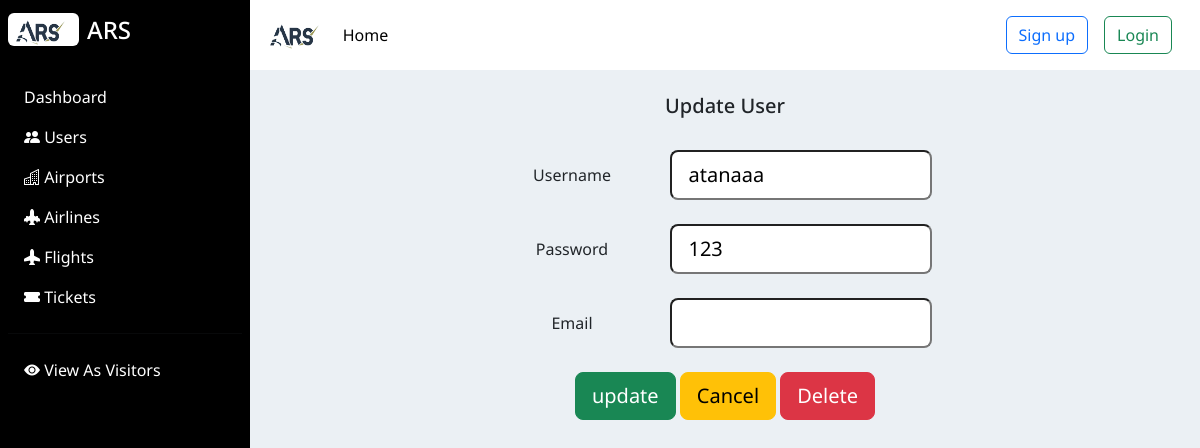
Page /src/auth/update.php?id=1005 on the earlier database version.
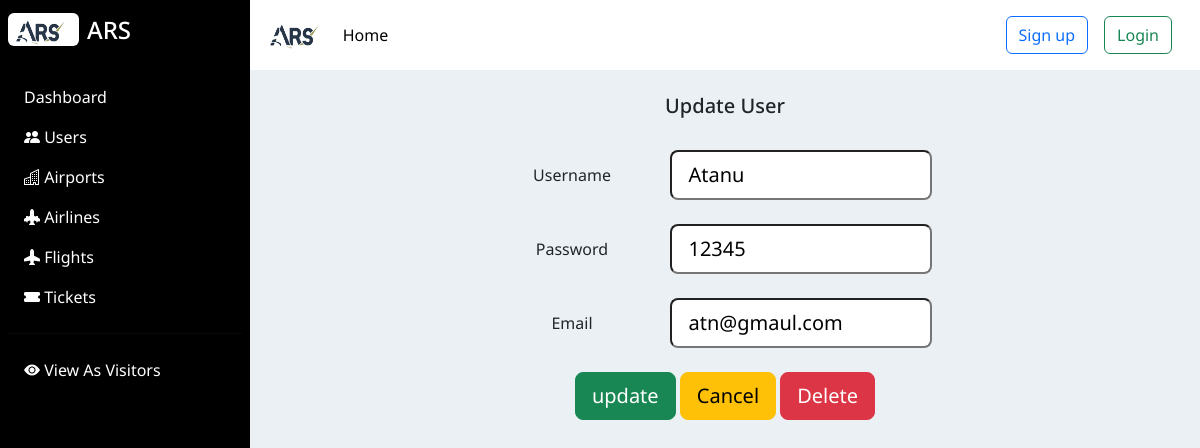
Same page on the later database version.
### tables this page shows
CREATE TABLE `user` (
  `id` int(11) NOT NULL,
  `username` varchar(50) NOT NULL,
  `password` varchar(30) NOT NULL,
  `email` varchar(50) NOT NULL,
  `passport` varchar(30) NOT NULL
);

### src/db/database.php (called while the page is built, shortened)
<?php
class Database
{
  public $host    = DB_HOST;
  public $user    = DB_USER;
  public $pass    = DB_PASS;
  public $dbname  = DB_NAME;
  public $connection;
  private function connectDB()
  {
    $this->connection = new mysqli(
      $this->host,
      $this->user,
      $this->pass,
      $this->dbname
    );
  }
  public function select($sqlQuery)
  {
    $result = $this->connection->query($sqlQuery) or
      die($this->connection->error . __LINE__);
    if ($result->num_rows > 0) {
      return $result;
    } else
      return false;
  }
}

### src/auth/update.php (the view, shortened to what this page needs)
<?php
include "./../inc/header.php";
require_once(__DIR__ . '/../db/database.php');
?>
<?php
$db = new Database();
$id = $_GET['id'];
$sqlFindUser = "SELECT * FROM user where user.id=$id";
$userData = $db->select($sqlFindUser)->fetch_assoc();
?>
<body>
  <div class="main-container d-flex">
    <?php
    include_once "../inc/sidebar.php";
    ?>
    <div class="content text-center">
      <?php
      include_once "../inc/navbar.php";
      ?>
      <div class="dashboard-content px-3 pt-4">
        <h2 class="fs-5">Update User</h2>
        <section class="container text-center">
          <div class="row justify-content-center">
            <form action="update.php?id=<?php echo urlencode($id); ?>" method="post" class="col-6 mt-4">
              <div class="row align-items-center mb-4">
                <div class="col-4">
                  <label for="username" class="col-form-label">Username</label>
                </div>
                <div class="col-8">
                  <input type="text" name="username" class="form-control-lg" inputmode="text" value="<?php echo $userData['username'] ?>" required>
                </div>
              </div>
              <div class="row align-items-center mb-4">
                <div class="col-4">
                  <label for="password" class="col-form-label">Password</label>
                </div>
                <div class="col-8">
                  <input type="text" name="password" class="form-control-lg" value="<?php echo $userData['password'] ?>" required>
                </div>
              </div>
              <div class="row align-items-center mb-4">
                <div class="col-4">
                  <label for="email" class="col-form-label">Email</label>
                </div>
                <div class="col-8">
                  <input type="email" name="email" class="form-control-lg" value="<?php echo $userData['email'] ?>" required>
                </div>
              </div>
              <input type="submit" class="btn btn-lg btn-success" name="update" value="update" />
              <a href="users.php" class="btn btn-lg btn-warning" >Cancel</a>
              <button type="submit" class="btn btn-lg btn-danger" name="delete" value="delete">Delete</button>
            </form>
          </div>
        </section>
      </div>
    </div>
  </div>
</body>
</html>

Differences in the rows shown:
changed user: username "atanaaa" → "Atanu"; password "123" → "12345"; email (not shown) → "atn@gmaul.com"
